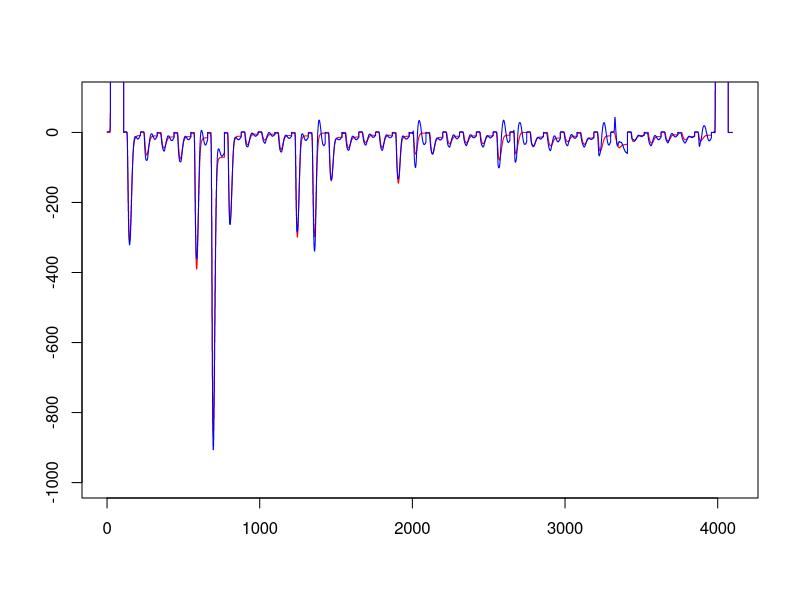
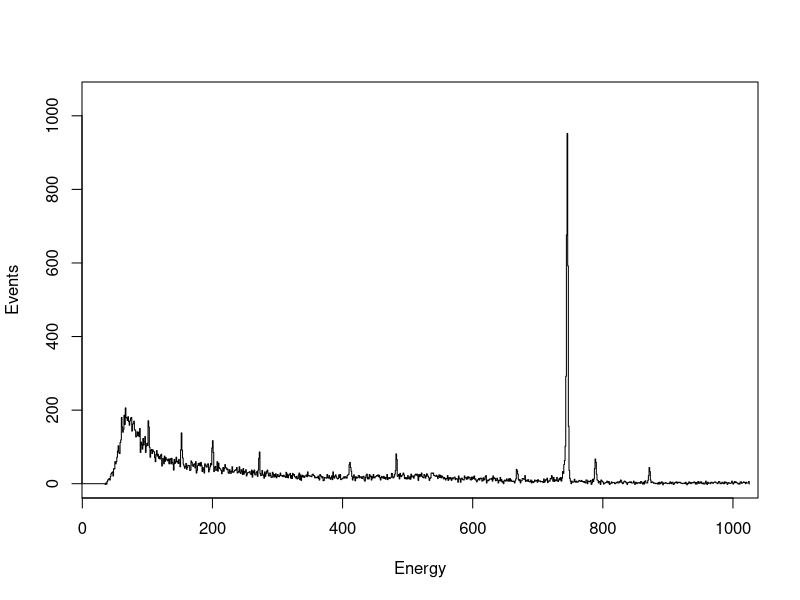
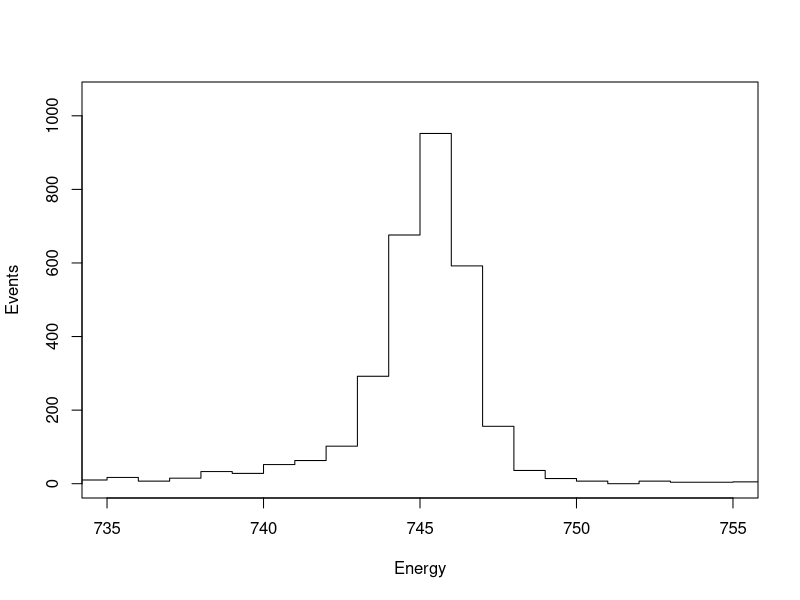

R code for these plots, in order:
## ---- chunk 1
 sim <- read.table("./ch0_sim.dat")
 exp <- read.table("./ch1_expt.dat")
plot(sim, type = "s", ylim=c(-1000,100), xlim=c(0,4100), xlab = ' ', ylab=' ', col='red')
lines(exp, type = "s", col='blue')

## ---- chunk 2
library(ggplot2)
data1 <- read.table("./720.dat", sep = " ")
data1 <- data1[,c(1,2)]
colnames(data1) <- c("bin", "value")
plot(data1$value, type = "s", ylim=c(3,1050), xlim=c(38,1000), xlab = 'Energy', ylab='Events')

## ---- chunk 3
plot(data1$value, type = "s", ylim=c(3,1050), xlim=c(735,755), xlab = 'Energy', ylab='Events')
